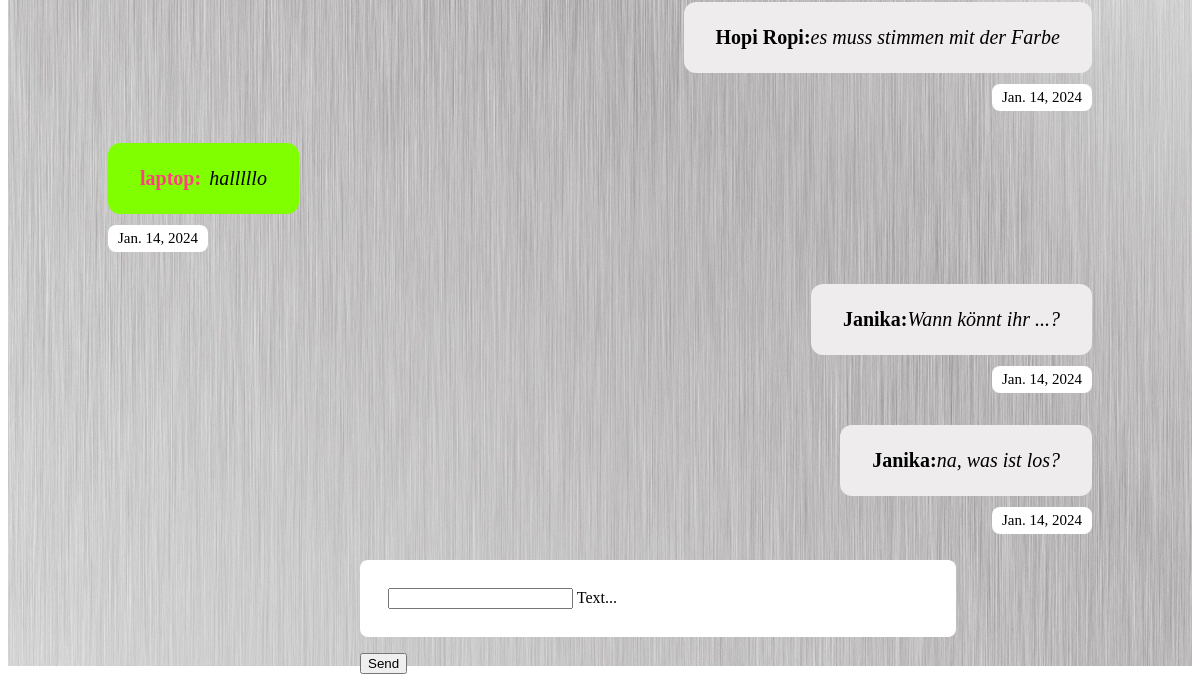
The page /chat/ (signed in, lower part) on the database as committed earlier.
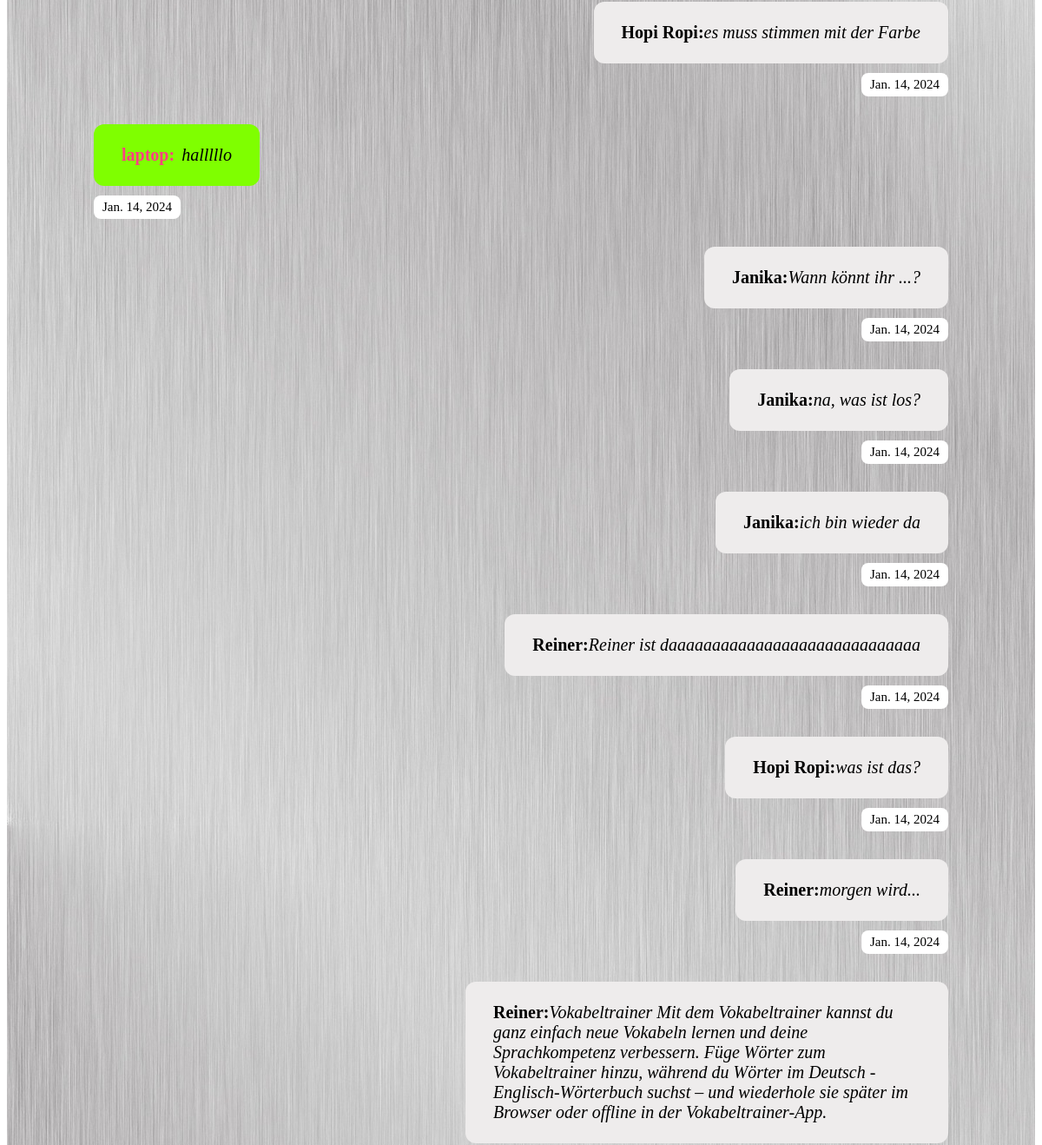
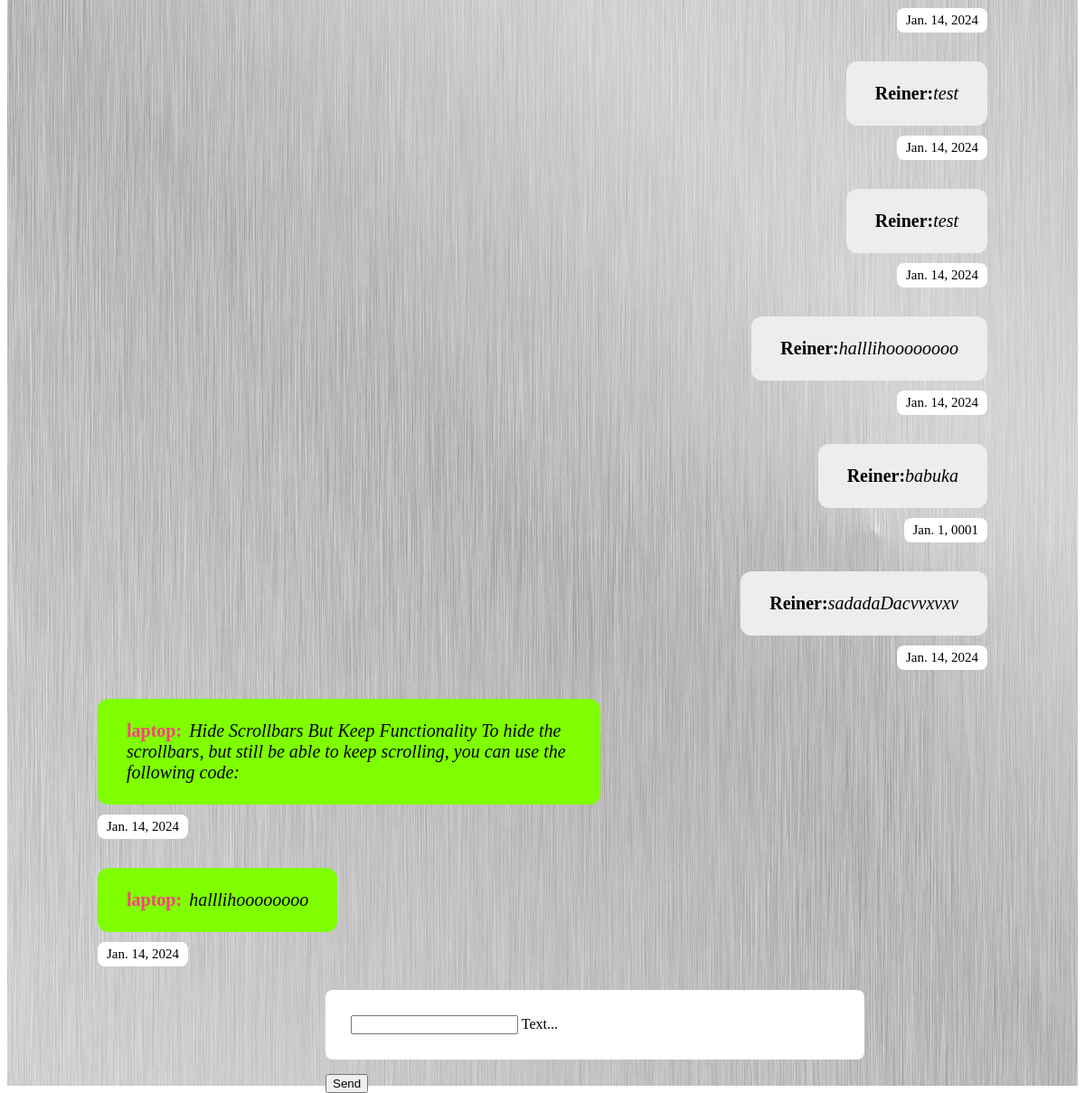
The same page on the database as committed later (2 pictures, top to bottom).
### chat/models.py (models this page shows)
class Message(models.Model):
    text = models.CharField(max_length=500)
    created_at = models.DateField(default = date.today)
    chat = models.ForeignKey(Chat, on_delete=models.CASCADE, related_name='chat_message_set', default=None, blank=True, null=True)
    author = models.ForeignKey(settings.AUTH_USER_MODEL, on_delete=models.CASCADE, related_name='author_message_set')
    receiver = models.ForeignKey(settings.AUTH_USER_MODEL, on_delete=models.CASCADE, related_name='receiver_message_set')

### chat/views.py (the view, shortened to what this page needs)
# urls.py: path('chat/', index, name='index'),
@login_required(login_url = '/login/')
def index(request):
   myChat = Chat.objects.get(id=1)
   chatMessages = Message.objects.filter(chat__id=1)
   return render(request, 'chat/index.html', {'messages': chatMessages})

### chat/templates/chat/index.html (shortened to what this page needs)
{% extends "base.html" %}
{% block content %}
{% if request.user.is_authenticated %}
<div class="message-container" id="messageContainer">
  {% for message in messages %}
          {% if message.author == request.user %}
          <div class="wrapper-maim-user">
            <div class="main-user">
                <span> <b class="color-red">{{ message.author }}:</b><i>{{ message.text }}</i></span>
                <span class="main-user-time">{{ message.created_at }}</span>
            </div>
          </div>
          {% else %}
          <div class="wrapper-other-user">
             <div class="other-user c-gray">
               <span> <b>{{ message.author }}:</b><i>{{ message.text }}</i></span>
               <span class="other-user-time">{{ message.created_at }}</span>
             </div>
         </div>
          {% endif %}
  {% endfor %}
</div>
<div style="position: fixed; bottom: 0; left: 30%; width: 100%;">
  <form onsubmit="sendMessage() ; return false;"   method="post">
    <div style="margin-top: 16px; padding: 28px; width: 45%; margin-bottom: 16px; background-color: white; border-radius: 8px;" class="mdl-textfield mdl-js-textfield mdl-textfield--floating-label">
      <input class="mdl-textfield__input" name="textmessage" type="text" id="messageField" />
      <label class="mdl-textfield__label" for="messageField">Text...</label>
    </div>
    <div>
      <button  class="mdl-button mdl-js-button mdl-button--raised mdl-js-ripple-effect mdl-button--accent">Send</button>
    </div>
  </form>
</div>
{% else %}
  <h1>Nicht eigeloggt</h1>
  <p>Du bist aktuell nicht eingelogt, <br>
  bitte <a href="/login/">hier</a> einlogen.</p>
{% endif %}
{% endblock %}

### templates/base.html (shortened to what this page needs)
<!DOCTYPE html>
<html lang="en">
  <head>
    {% load static %}
    <link rel="stylesheet" href="https://code.getmdl.io/1.3.0/material.indigo-pink.min.css" />
    <link rel="stylesheet" href="{% static 'css/style.css' %}" />
  </head>
  <body>
    <div class="mdl-layout mdl-js-layout mdl-layout--fixed-header">
      <main class="mdl-layout__content">
        <div class="page-content">
          {% block content %}
          {% endblock %}
        </div>
      </main>
    </div>
  </body>
</html>

### static/css/style.css (style rules this page uses)
i { margin-top: 10px; }
.color-red { color: rgb(255, 64, 129); margin-right: 8px; }
.message-container { max-width: 100%; padding: 100px; display: flex; flex-direction: column; }
.wrapper-maim-user { width: 100%; display: flex; justify-content: flex-start; margin-bottom: 70px; }
.wrapper-other-user { width: 100%; display: flex; justify-content: flex-end; margin-bottom: 70px; }
.main-user, .other-user { width: fit-content; max-width: 50%; position: relative; background-color: chartreuse; padding: 24px 32px; border-radius: 12px; font-size: 20px; display: flex; word-wrap: break-word; }
.c-gray { background-color: rgb(238, 236, 236); }
.main-user-time { position: absolute; width: auto; bottom: -38px; left: 0; padding: 5px 10px; background-color: white; border-radius: 8px; font-size: 15px; }
.other-user-time { position: absolute; width: auto; bottom: -38px; right: 0; padding: 5px 10px; background-color: white; border-radius: 8px; font-size: 15px; }
.mdl-layout__content { background-color: rgb(249, 248, 248); background-color: rgba(0, 0, 0, 0.1); background-image: url('/static/img/alu.jpg'); }

Rows that differ between the two databases and show on the page:
added Message: author "Janika", text "ich bin wieder da", created_at "Jan. 14, 2024"
added Message: author "Reiner", text "Reiner ist daaaaaaaaaaaaaaaaaaaaaaaaaaaaa", created_at "Jan. 14, 2024"
added Message: author "Hopi Ropi", text "was ist das?", created_at "Jan. 14, 2024"
added Message: author "Reiner", text "morgen wird...", created_at "Jan. 14, 2024"
added Message: author "Reiner", text "Vokabeltrainer Mit dem Vokabeltrainer kannst du ganz einfach neue Vokabeln lernen und deine Sprachkompetenz verbessern. Füge Wörter zum Vokabeltrainer hinzu, während du Wörter im Deutsch - Englisch-Wörterbuch suchst – und wiederhole sie später im Browser oder offline in der Vokabeltrainer-App.", created_at "Jan. 14, 2024"
added Message: author "Reiner", text "test", created_at "Jan. 14, 2024"
added Message: author "Reiner", text "test", created_at "Jan. 14, 2024"
added Message: author "Reiner", text "halllihoooooooo", created_at "Jan. 14, 2024"
added Message: author "Reiner", text "babuka", created_at "Jan. 1, 0001"
added Message: author "Reiner", text "sadadaDacvvxvxv", created_at "Jan. 14, 2024"
added Message: author "laptop", text "Hide Scrollbars But Keep Functionality To hide the scrollbars, but still be able to keep scrolling, you can use the following code:", created_at "Jan. 14, 2024"
added Message: author "laptop", text "halllihoooooooo", created_at "Jan. 14, 2024"
